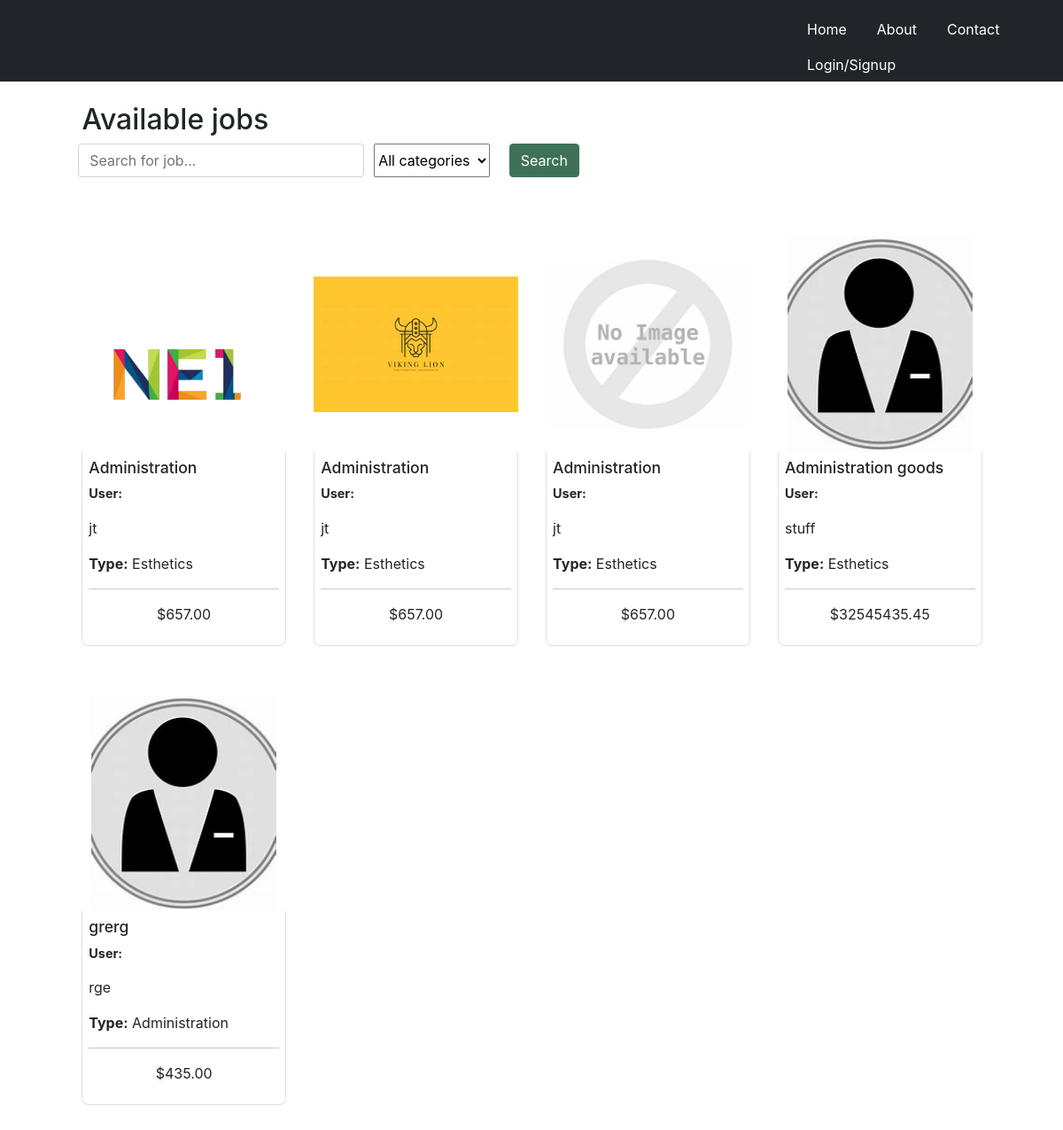
The app's page /search/ with its own data.
### searchResults/models.py (models this page shows, shortened)
class Job(models.Model):
    title = models.CharField(max_length=50)
    description = models.TextField()
    price = models.DecimalField(max_digits=10, decimal_places=2)
    category = models.ForeignKey(JobCategory, on_delete=models.SET_NULL, null=True, blank=True)
    thumbnail = models.ImageField(upload_to='thumbnails/', blank=True, null=True)

class JobCategory(models.Model):
    name = models.CharField(max_length=20)
    def __str__(self):
        return self.name

### searchResults/views.py (the view)
# urls.py: path('search/', search_results.search_jobs, name = 'search_jobs'), #ne1freelance.com/search - Search page displaying jobs
def search_jobs(request):
    search_term = request.GET.get('search')
    if search_term is None:
        search_term = ''
        print("File:\n" + __file__ + "\n(LOG): User didn't search for anything")
    else:
        print("File:\n" + __file__ + "\n(LOG): User searched for", search_term, "")
    category_name = request.GET.get('category')
    if category_name == '':
        category_name = ""
        print("File:\n" + __file__ + "\n(LOG): Category not chosen ")
    category = None
    if category_name:
        category = JobCategory.objects.filter(name__iexact=category_name).first()
    jobs = Job.objects.filter(Q(title__icontains=search_term) | Q(description__icontains=search_term))
    if category:
        jobs = jobs.filter(category=category)
    did_you_mean = None
    corrected_term = None
    if not jobs:
        title_matches = process.extract(search_term, [job.title for job in Job.objects.all()], limit=1, scorer=fuzzywuzzy.fuzz.token_sort_ratio)
        if title_matches:
            did_you_mean = "Did you mean?"
            corrected_term = title_matches[0][0]
    else:
        corrected_term = search_term
    categories = JobCategory.objects.all()
    context = {
        'jobs': jobs,
        'search_term': search_term,
        'did_you_mean': did_you_mean,
        'corrected_term': corrected_term,
        'categories': categories,
        'category_name': category_name,
    }
    print("\nFile:\n" + __file__ + "\n(LOG): Category:", category_name, "\n")
    return render(request, 'searchResults/search_results.html', context)

### templates/searchResults/search_results.html (shortened to what this page needs)
<html lang="en">
    <head>
        {% load static %}
        <link rel="stylesheet" href="https://maxcdn.bootstrapcdn.com/bootstrap/4.5.0/css/bootstrap.min.css">
        <link rel="stylesheet" href="{% static 'css/searchResults/search_results.css' %}">
        <link rel="stylesheet" href="{% static 'css/navbar.css' %}">
</head>
<body>
 {% if user.is_authenticated %}
 <nav class="logged_in-navbar" style="background-color: rgb(33,37,41)">
    <ul class="nav nav-tabs" style="margin-left: 75%;">
        <li class="nav-item dropdown">
          <a class="nav-link dropdown-toggle" data-bs-toggle="dropdown" href="#" role="button" aria-expanded="false">
            <i class="fa-solid fa-circle active-status"></i>{{user.username}}
        </a>
          <ul class="dropdown-menu">
            <li><a class="dropdown-item" href="{% url 'job_form' %}">Create job</a></li>
            <li><a class="dropdown-item" href="{% url 'logout' %}">Logout</a></li>
          </ul>
        </li>
            <li class="nav-item"><a class="nav-link" href="{% url 'about_us' %}">About</a></li>
                <li class="nav-item"><a class="nav-link" href="{% url 'contact' %}">Contact</a></li>
      </ul>
 </nav>
{% else %}
 <nav class="logged_out-navbar" style="background-color: rgb(33,37,41)">
    <ul class="nav nav-tabs" style="margin-left: 75%;">
        <li class="nav-item"><a class="nav-link" href="{% url 'home_page' %}">Home</a></li>
        <li class="nav-item"><a class="nav-link" href="{% url 'about_us' %}">About</a></li>
            <li class="nav-item"><a class="nav-link" href="{% url 'contact' %}">Contact</a></li>
                 <li class="nav-item"><a class="nav-link" href="{% url 'login' %}">Login/Signup</a></li>
     </ul>
 </nav>
{% endif %}
            <main>
                    <div class="top">
                    {% if  not search_term %}
                        <h2>Available jobs</h2>
                    {% endif %}
                        <form class="search-form row g-3" method="GET" action="{% url 'search_jobs' %}?query={{ search_term }}">
                            <input class="search-input-field form-control" type="text" placeholder="Search for job..." name="search" required>
                            <select class="form-select select-input-field" name="category">
                                <option value="">All categories</option>
                            </select>
                            <button class="btn btn-primary search-btn" type="submit">Search</button>
                        </form>
                    </div>
                        {% if jobs %}
                            <div class="job-list">
                                {% for job in jobs %}
                                    <div class="job-card">
                                        <div class="thumbnail-container">
                                            <img src="/media/{{ job.thumbnail }}" alt="">
                                        </div>
                                        <div class="details">
                                                <h3 class="title">{{ job.title }}</h3>
                                                <p class="username"><b style="margin-right: 1%;">User:</b> {{ user.username }}</p>
                                                <p class="description">{{ job.description }}</p>
                                                <p class="category"><b>Type:</b> {{ job.category }}</p>
                                                <hr style="background-color: rgb(224, 224, 224);">
                                                <p class="price">${{ job.price }}</p>
                                        </div>
                                    </div>
                                {% endfor %}
                            </div>
                        {% endif %}
            </main>
</body>
</html>

### static/css/searchResults/search_results.css (style rules this page uses)
* { margin: 0; padding: 0; }
nav { padding: 1%; margin-bottom: 2%; }
nav a { color: white; }
main { margin: 0 auto; width: 90%; }
main .top { padding-left: 3%; }
main .top .search-form .search-input-field { width: 30%; margin-left: 1%; }
main .top .search-form .search-btn { background-color: #3e7258; border-color: #3e7258; margin-left: 2%; }
main .top .search-form .select-input-field { margin-left: 1%; }
main .job-list { display: flex; flex-wrap: wrap; flex-direction: row; gap: 3%; width: 100%; margin: 5% auto; padding-left: 3%; }
main .job-list .job-card { display: flex; flex-direction: column; width: 22%; margin-bottom: 3%; overflow: hidden; align-items: center; justify-content: center; }
main .job-list .job-card .thumbnail-container { height: 50%; width: 100%; }
main .job-list .job-card .thumbnail-container img { height: 100%; width: 100%; -o-object-fit: contain; object-fit: contain; }
main .job-list .job-card .details { width: 100%; padding: 3%; border: 0.5px solid rgb(224, 224, 224); border-top: none; border-bottom-left-radius: 0.5rem; border-bottom-right-radius: 0.5rem; }
main .job-list .job-card .details .title { font-size: 1.1rem; }
main .job-list .job-card .details .username { font-size: 0.9rem; }
main .job-list .job-card .details .price { text-align: center; }

### static/css/navbar.css (style rules this page uses)
* { margin: 0; padding: 0; }
.logged_in-navbar, .logged_out-navbar { background-color: rgb(33, 37, 41); padding: 1%; padding-bottom: 0; font-size: 1rem; }
.logged_in-navbar .nav, .logged_out-navbar .nav { margin-left: 75%; }
.logged_in-navbar a, .logged_out-navbar a { color: white; }
nav * { border-bottom: none !important; }

### records on screen
Job: thumbnail (picture), title "Administration", description "jt", category "Esthetics", price "657.00"
Job: thumbnail (picture), title "Administration", description "jt", category "Esthetics", price "657.00"
Job: thumbnail (picture), title "Administration", description "jt", category "Esthetics", price "657.00"
Job: thumbnail (picture), title "Administration goods", description "stuff", category "Esthetics", price "32545435.45"
Job: thumbnail (picture), title "grerg", description "rge", category "Administration", price "435.00"
